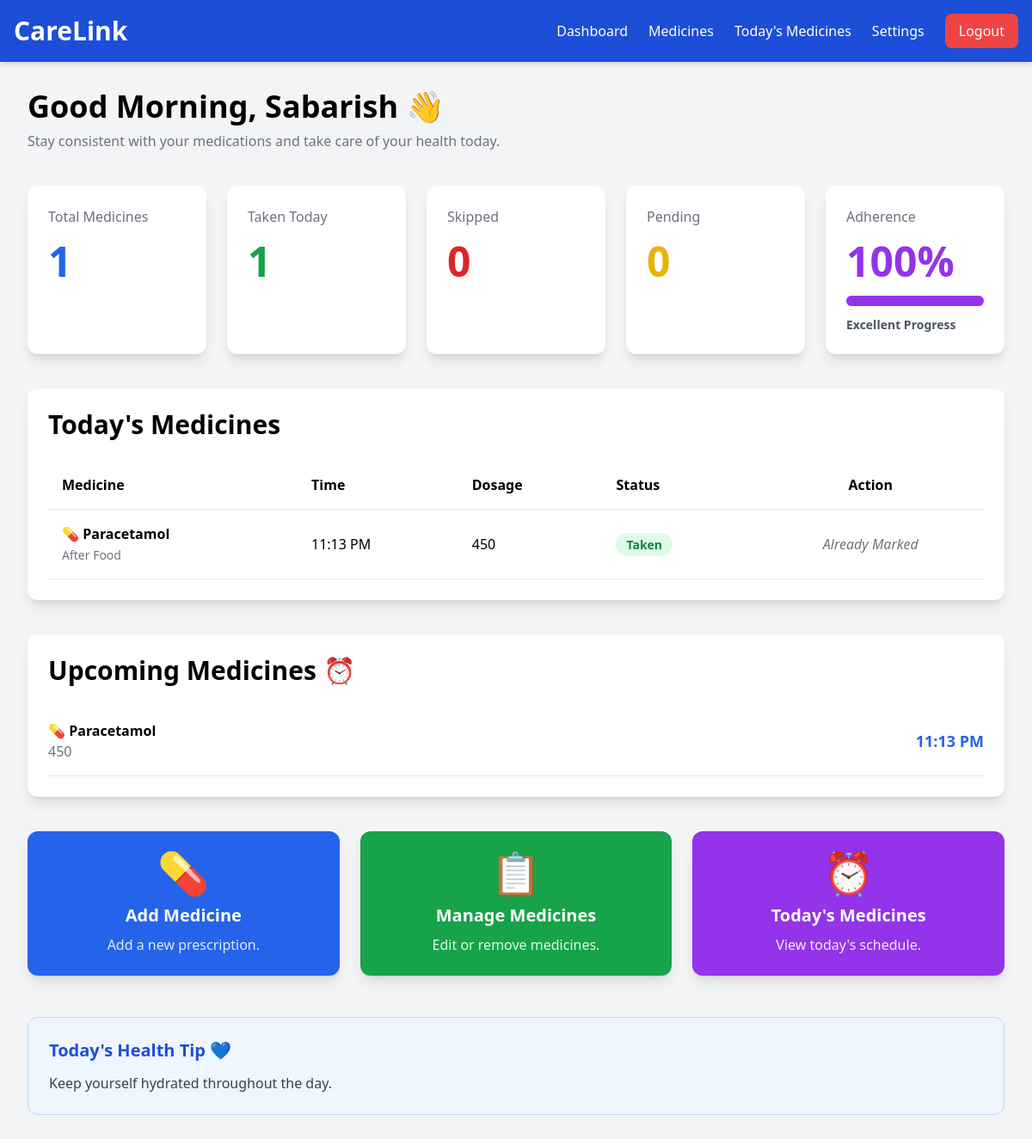
The page /patient/dashboard.php (signed in) on the database its author committed.
### tables this page shows
CREATE TABLE `schedules` (
  `id` int(11) NOT NULL,
  `medicine_id` int(11) NOT NULL,
  `dose_time` time NOT NULL,
  `reminder_enabled` tinyint(1) DEFAULT 1
);

CREATE TABLE `medicines` (
  `id` int(11) NOT NULL,
  `patient_id` int(11) NOT NULL,
  `medicine_name` varchar(100) NOT NULL,
  `dosage` varchar(50) DEFAULT NULL,
  `take_time` varchar(100) DEFAULT NULL,
  `frequency` enum('Once Daily','Twice Daily','Three Times Daily','Weekly','As Needed') NOT NULL,
  `meal_timing` enum('Before Food','After Food','With Food','Anytime') DEFAULT 'Anytime',
  `is_active` tinyint(1) DEFAULT 1,
  `instructions` text DEFAULT NULL,
  `notes` text DEFAULT NULL,
  `start_date` date DEFAULT NULL,
  `end_date` date DEFAULT NULL
);

CREATE TABLE `dose_logs` (
  `id` int(11) NOT NULL,
  `schedule_id` int(11) NOT NULL,
  `log_date` date NOT NULL,
  `status` enum('Taken','Skipped','Snoozed') NOT NULL,
  `taken_time` datetime DEFAULT NULL
);

### patient/dashboard.php (the view, shortened to what this page needs)
<?php
require_once "../includes/header.php";
require_once "../config/db.php";
$patient_id = $_SESSION["user_id"];
$totalMedicines = 0;
$sql = "
SELECT COUNT(*) AS total
FROM medicines
WHERE patient_id = ?
AND is_active = 1
";
$stmt = $conn->prepare($sql);
$stmt->bind_param("i", $patient_id);
$stmt->execute();
$result = $stmt->get_result();
if($row = $result->fetch_assoc()){
    $totalMedicines = $row["total"];
}
$takenToday = 0;
$sql = "
SELECT COUNT(*) AS taken
FROM dose_logs
JOIN schedules
ON dose_logs.schedule_id = schedules.id
JOIN medicines
ON schedules.medicine_id = medicines.id
WHERE medicines.patient_id = ?
AND dose_logs.log_date = CURDATE()
AND dose_logs.status='Taken'
";
$stmt = $conn->prepare($sql);
$stmt->bind_param("i",$patient_id);
$stmt->execute();
$result = $stmt->get_result();
if($row = $result->fetch_assoc()){
    $takenToday = $row["taken"];
}
$skippedToday = 0;
$sql = "
SELECT COUNT(*) AS skipped
FROM dose_logs
JOIN schedules
ON dose_logs.schedule_id=schedules.id
JOIN medicines
ON schedules.medicine_id=medicines.id
WHERE medicines.patient_id=?
AND dose_logs.log_date=CURDATE()
AND dose_logs.status='Skipped'
";
$stmt = $conn->prepare($sql);
$stmt->bind_param("i",$patient_id);
$stmt->execute();
$result=$stmt->get_result();
if($row=$result->fetch_assoc()){
    $skippedToday=$row["skipped"];
}
$totalSchedules = 0;
$sql = "
SELECT COUNT(*) AS total
FROM schedules
JOIN medicines
ON schedules.medicine_id = medicines.id
WHERE medicines.patient_id = ?
AND medicines.is_active = 1
";
$stmt = $conn->prepare($sql);
$stmt->bind_param("i",$patient_id);
$stmt->execute();
$result = $stmt->get_result();
if($row = $result->fetch_assoc()){
    $totalSchedules = $row["total"];
}
$snoozedToday = 0;
$sql = "
SELECT COUNT(*) AS total
FROM dose_logs
JOIN schedules
ON dose_logs.schedule_id = schedules.id
JOIN medicines
ON schedules.medicine_id = medicines.id
WHERE medicines.patient_id = ?
AND dose_logs.log_date = CURDATE()
AND dose_logs.status = 'Snoozed'
";
$stmt = $conn->prepare($sql);
$stmt->bind_param("i", $patient_id);
$stmt->execute();
$result = $stmt->get_result();
if($row = $result->fetch_assoc()){
    $snoozedToday = $row["total"];
}
$pendingToday = $totalSchedules - ($takenToday + $skippedToday + $snoozedToday);
$adherence = 0;
if($totalSchedules > 0){
    $adherence = round(
        ($takenToday/$totalSchedules)*100
    );
}
$progressMessage="Needs Attention";
if($adherence>=90){
    $progressMessage="Excellent Progress";
}
elseif($adherence>=70){
    $progressMessage="Good Progress";
}
elseif($adherence>=50){
    $progressMessage="Keep Going";
}
$sql = "
SELECT
schedules.id AS schedule_id,
schedules.dose_time,
medicines.medicine_name,
medicines.dosage,
medicines.meal_timing,
dose_logs.status
FROM schedules
JOIN medicines
ON schedules.medicine_id = medicines.id
LEFT JOIN dose_logs
ON schedules.id = dose_logs.schedule_id
AND dose_logs.log_date = CURDATE()
WHERE medicines.patient_id = ?
AND medicines.is_active = 1
ORDER BY schedules.dose_time
";
$stmt = $conn->prepare($sql);
$stmt->bind_param("i",$patient_id);
$stmt->execute();
$todayMedicines = $stmt->get_result();
?>
<?php
$hour=date("H");
if($hour<12){
    $greeting="Good Morning";
}
elseif($hour<17){
    $greeting="Good Afternoon";
}
else{
    $greeting="Good Evening";
}
$tips=array(
"Drink plenty of water every day.",
"Never skip prescribed medicines.",
"Maintain healthy sleeping habits.",
"Take medicines at the scheduled time.",
"Exercise regularly for better wellbeing.",
"Keep yourself hydrated throughout the day.",
"Always consult your doctor before stopping medications."
);
$dailyTip=$tips[array_rand($tips)];
?>
<div class="max-w-7xl mx-auto p-8">
<h1 class="text-4xl font-bold">
<?php echo $greeting; ?>,
<?php echo htmlspecialchars($_SESSION["user_name"]); ?> 👋
</h1>
<p class="text-gray-500 mt-2">
Stay consistent with your medications and take care of your health today.
</p>
<div class="grid grid-cols-1 md:grid-cols-2 lg:grid-cols-5 gap-6 mt-10">
    <div class="bg-white shadow-lg rounded-xl p-6">
        <p class="text-gray-500">
            Total Medicines
        </p>
        <h2 class="text-5xl font-bold text-blue-600 mt-4">
            <?php echo $totalMedicines; ?>
        </h2>
    </div>
    <div class="bg-white shadow-lg rounded-xl p-6">
        <p class="text-gray-500">
            Taken Today
        </p>
        <h2 class="text-5xl font-bold text-green-600 mt-4">
            <?php echo $takenToday; ?>
        </h2>
    </div>
    <div class="bg-white shadow-lg rounded-xl p-6">
        <p class="text-gray-500">
            Skipped
        </p>
        <h2 class="text-5xl font-bold text-red-600 mt-4">
            <?php echo $skippedToday; ?>
        </h2>
    </div>
    <div class="bg-white shadow-lg rounded-xl p-6">
        <p class="text-gray-500">
            Pending
        </p>
        <h2 class="text-5xl font-bold text-yellow-500 mt-4">
            <?php echo $pendingToday; ?>
        </h2>
    </div>
    <div class="bg-white shadow-lg rounded-xl p-6">
        <p class="text-gray-500">
            Adherence
        </p>
        <h2 class="text-5xl font-bold text-purple-600 mt-4">
            <?php echo $adherence;?>%
<div class="w-full bg-gray-200 rounded-full h-3 mt-4">
<div
class="bg-purple-600 h-3 rounded-full"
style="width:<?php echo $adherence;?>%;">
</div>
</div>
<p class="text-sm text-gray-600 mt-3 font-semibold">
<?php echo $progressMessage; ?>
</p>
        </h2>
    </div>
</div>
<div class="bg-white rounded-xl shadow-lg mt-10 p-6">
    <h2 class="text-3xl font-bold mb-6">
        Today's Medicines
    </h2>
    <?php
    if($todayMedicines->num_rows==0){
?>
        <div class="text-center py-10">
<h3 class="text-2xl font-bold">
No Medicines Scheduled Today
</h3>
<p class="text-gray-500 mt-3">
You're all caught up for now.
</p>
</div>
<?php
    }else{
    ?>
    <table class="w-full">
        <thead>
            <tr class="border-b">
                <th class="text-left p-4">
                    Medicine
                </th>
                <th class="text-left p-4">
                    Time
                </th>
                <th class="text-left p-4">
                    Dosage
                </th>
                <th class="text-left p-4">
                    Status
                </th>
                <th class="text-center p-4">
                    Action
                </th>
            </tr>
        </thead>
        <tbody>
<?php
while($medicine = $todayMedicines->fetch_assoc()){
$status = $medicine["status"] ?? "Pending";
$statusColor="bg-gray-200 text-gray-700";
if($status=="Taken"){
    $statusColor="bg-green-100 text-green-700";
}
?>
<tr class="border-b hover:bg-gray-50">
<td class="p-4">
💊
<strong>
<?php echo htmlspecialchars($medicine["medicine_name"]); ?>
</strong>
<br>
<span class="text-sm text-gray-500">
<?php echo htmlspecialchars($medicine["meal_timing"]); ?>
</span>
</td>
<td class="p-4">
<?php
echo date(
"h:i A",
strtotime($medicine["dose_time"])
);
?>
</td>
<td class="p-4">
<?php echo htmlspecialchars($medicine["dosage"]); ?>
</td>
<td class="p-4">
<span class="<?php echo $statusColor; ?> px-3 py-1 rounded-full text-sm font-semibold">
<?php echo $status; ?>
</span>
</td>
<td class="text-center p-4">
<?php
if($status=="Pending"){
?>
<a
href="dashboard.php?id=<?php echo $medicine["schedule_id"]; ?>&status=Taken"
class="bg-green-600 hover:bg-green-700 text-white px-3 py-2 rounded text-sm">
Taken
</a>
<a
href="dashboard.php?id=<?php echo $medicine["schedule_id"]; ?>&status=Skipped"
class="bg-red-600 hover:bg-red-700 text-white px-3 py-2 rounded text-sm ml-2">
Skip
</a>
<a
href="dashboard.php?id=<?php echo $medicine["schedule_id"]; ?>&status=Snoozed"
class="bg-yellow-500 hover:bg-yellow-600 text-white px-3 py-2 rounded text-sm ml-2">
Snooze
</a>
<?php
}else{
?>
<span class="text-gray-500 italic">
Already Marked
</span>
<?php
}
?>
</td>
</tr>
<?php
}
?>
</tbody>
</table>
<?php
}
?>
</div>
<?php
$sql = "
SELECT
medicine_name,
dosage,
dose_time
FROM schedules
JOIN medicines
ON schedules.medicine_id = medicines.id
WHERE medicines.patient_id = ?
AND medicines.is_active = 1
AND TIME(dose_time) > CURTIME()
ORDER BY dose_time
LIMIT 5
";
$stmt = $conn->prepare($sql);
$stmt->bind_param(
"i",
$patient_id
);
$stmt->execute();
$upcoming = $stmt->get_result();
?>
<div class="bg-white rounded-xl shadow-lg mt-10 p-6">
<h2 class="text-3xl font-bold mb-6">
Upcoming Medicines ⏰
</h2>
<?php
if($upcoming->num_rows==0){
?>
<div class="text-center text-gray-500 py-10">
🎉
You're all caught up for today!
Take some rest and stay healthy.
</div>
<?php
}else{
while($next=$upcoming->fetch_assoc()){
?>
<div class="flex justify-between items-center border-b py-4">
<div>
<p class="font-semibold">
💊
<?php
echo htmlspecialchars(
$next["medicine_name"]
);
?>
</p>
<p class="text-gray-500">
<?php
echo htmlspecialchars(
$next["dosage"]
);
?>
</p>
</div>
<div class="text-blue-600 font-bold text-lg">
<?php
echo date(
"h:i A",
strtotime(
$next["dose_time"]
)
);
?>
</div>
</div>
<?php
}
}
?>
</div>
<div class="grid grid-cols-1 md:grid-cols-3 gap-6 mt-10">
    <a
    href="add_medicine.php"
    class="bg-blue-600 hover:bg-blue-700 text-white rounded-xl shadow-lg p-6 text-center transition">
        <div class="text-5xl mb-3">
            💊
        </div>
        <h3 class="text-xl font-bold">
            Add Medicine
        </h3>
        <p class="mt-2 text-blue-100">
            Add a new prescription.
        </p>
    </a>
    <a
    href="medicines.php"
    class="bg-green-600 hover:bg-green-700 text-white rounded-xl shadow-lg p-6 text-center transition">
        <div class="text-5xl mb-3">
            📋
        </div>
        <h3 class="text-xl font-bold">
            Manage Medicines
        </h3>
        <p class="mt-2 text-green-100">
            Edit or remove medicines.
        </p>
    </a>
    <a
    href="today_medicines.php"
    class="bg-purple-600 hover:bg-purple-700 text-white rounded-xl shadow-lg p-6 text-center transition">
        <div class="text-5xl mb-3">
            ⏰
        </div>
        <h3 class="text-xl font-bold">
            Today's Medicines
        </h3>
        <p class="mt-2 text-purple-100">
            View today's schedule.
        </p>
    </a>
</div>
<div class="mt-12 bg-blue-50 border border-blue-200 rounded-xl p-6">
    <h3 class="text-xl font-bold text-blue-700">
        Today's Health Tip 💙
    </h3>
    <p class="text-gray-700 mt-3">
        <?php echo $dailyTip; ?>
    </p>
</div>
</div>
<?php
include "../includes/footer.php";
?>

### rows shown on the page
schedules: medicine.medicine_name "Paracetamol", medicine.meal_timing "After Food", dose_time "11:13 PM", medicine.dosage "450", dose_logs.status "Taken"

### other values the page prints
$greeting "Good Morning"
$_SESSION["user_name"] "Sabarish"
$totalMedicines "1"
$takenToday "1"
$skippedToday "0"
$pendingToday "0"
$adherence "100"
$progressMessage "Excellent Progress"
